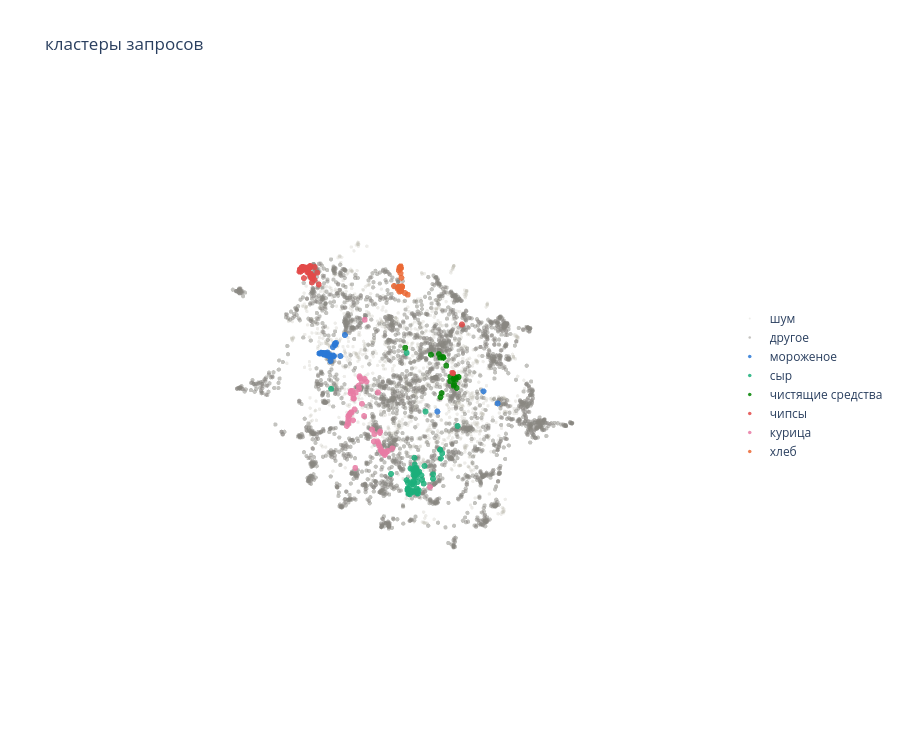

The code cell stored with this chart in its notebook:
### Markdown cell above
нужно перед этим еще просто спроецировать эмбеддинги

### Code cell
import plotly.graph_objects as go
import numpy as np

viz_reducer_3d = umap.UMAP(n_components=3, metric='cosine', random_state=228)
X_viz_3d = viz_reducer_3d.fit_transform(e5_embeddings)

queries_arr = np.array(queries)

palette = ['#2a78d6', '#1baf7a', '#eda100', '#008300',
           '#4a3aa7', '#e34948', '#e87ba4', '#eb6834']

named_clusters = {
    5: 'мороженое',
    12: 'сыр',
    120: 'иностранные запросы',
    25: 'чистящие средства',
    71: 'шоколад',
    3: 'чипсы',
    23: 'курица',
    26: 'хлеб',
}
top_clusters = list(named_clusters.keys())

fig = go.Figure()

noise_mask = clustered_e5 == -1
fig.add_trace(go.Scatter3d(
    x=X_viz_3d[noise_mask, 0], y=X_viz_3d[noise_mask, 1], z=X_viz_3d[noise_mask, 2],
    mode='markers', marker=dict(size=2, color='#c3c2b7', opacity=0.3),
    text=queries_arr[noise_mask], hovertemplate='%{text}<extra></extra>',
    name='шум'
))

other_mask = ~noise_mask & ~np.isin(clustered_e5, top_clusters)
if other_mask.any():
    fig.add_trace(go.Scatter3d(
        x=X_viz_3d[other_mask, 0], y=X_viz_3d[other_mask, 1], z=X_viz_3d[other_mask, 2],
        mode='markers', marker=dict(size=2.5, color='#898781', opacity=0.5),
        text=queries_arr[other_mask], hovertemplate='%{text}<extra></extra>',
        name='другое'
    ))

for color, c in zip(palette, top_clusters):
    mask = clustered_e5 == c
    fig.add_trace(go.Scatter3d(
        x=X_viz_3d[mask, 0], y=X_viz_3d[mask, 1], z=X_viz_3d[mask, 2],
        mode='markers', marker=dict(size=3.5, color=color, opacity=0.85),
        text=queries_arr[mask], hovertemplate='%{text}<extra></extra>',
        name=named_clusters[c]
    ))

fig.update_layout(
    title='кластеры запросов',
    scene=dict(xaxis_visible=False, yaxis_visible=False, zaxis_visible=False),
    width=900, height=750,
    legend=dict(x=1.02, y=0.5)
)
fig.show()

### Figure 1 — Plotly figure (JSON) as saved in the notebook; plotly's stock layout.template omitted (floating-point values rounded to 4 significant figures; data arrays with more than 128 entries replaced by an {"elided": "..."} marker saying what was removed)
{"data": [{"hovertemplate": "%{text}<extra></extra>", "marker": {"color": "#c3c2b7", "opacity": 0.3, "size": 2}, "mode": "markers", "name": "шум", "text": {"elided": "1320 str values"}, "type": "scatter3d", "x": {"elided": "1320 float values"}, "y": {"elided": "1320 float values"}, "z": {"elided": "1320 float values"}}, {"hovertemplate": "%{text}<extra></extra>", "marker": {"color": "#898781", "opacity": 0.5, "size": 2.5}, "mode": "markers", "name": "другое", "text": {"elided": "3036 str values"}, "type": "scatter3d", "x": {"elided": "3036 float values"}, "y": {"elided": "3036 float values"}, "z": {"elided": "3036 float values"}}, {"hovertemplate": "%{text}<extra></extra>", "marker": {"color": "#2a78d6", "opacity": 0.85, "size": 3.5}, "mode": "markers", "name": "мороженое", "text": ["  чай", "бизнес лан", "для чая", "из шри ланки", "каша в пакетиках", "крупнолистовой чай черный", "холодный зеленый чай lipton", "холодный чай lipton", "ци", "чай ", "чай ahmad", "чай be", "чай tess", "чай tess пакетики", "чай ахмад бер", "чай ахмад листовой", "чай в пакет", "чай в пакетиках микс", "чай в пакетиках с ягодами", "чай вк", "чай зеленый в пакетиках", "чай листовой", "чай листовойй", "чай с чабрецом", "чай святой", "чай трюфель", "чай черный", "чай черный tea", "чай черный листовой", "чай черный с чабрецом", "чай черный цейлон", "чай черныйtees", "чай шри-ланка", "чайкрасный", "чайник с режим", "чайник эле", "чайные набор", "черный чай ", "черный чай cu"], "type": "scatter3d", "x": [0.7971, -0.6989, 0.7895, -0.8393, 0.3246, 0.8768, 0.6795, 0.727, 1.375, 0.8021, 0.7353, 0.7991, 0.7741, 0.5848, 0.7698, 0.7873, 0.6277, 0.5593, 0.5625, 0.8054, 0.5404, 0.8099, 0.807, 0.7982, 0.8005, 0.8163, 0.8835, 0.9069, 0.8607, 0.8946, 0.8817, 0.8747, 0.789, 0.8575, 0.7157, 0.661, 0.7856, 0.9423, 0.9287], "y": [6.712, 10.19, 6.763, 10.5, 6.77, 6.564, 6.723, 6.654, 10.67, 6.71, 6.783, 6.706, 6.69, 6.7, 6.785, 6.653, 6.671, 6.669, 6.663, 6.645, 6.685, 6.62, 6.584, 6.637, 6.633, 6.629, 6.597, 6.55, 6.564, 6.546, 6.552, 6.571, 6.657, 6.61, 6.801, 6.969, 6.742, 6.538, 6.54], "z": [1.012, 0.9656, 1.006, 0.7232, 1.386, 1.028, 0.92, 0.9463, 1.79, 0.9837, 1.009, 0.981, 0.9963, 1.188, 0.9826, 0.9727, 1.141, 1.206, 1.191, 1.024, 1.224, 0.9707, 1.018, 1.001, 1.006, 0.9991, 1.056, 1.042, 1.007, 1.047, 1.034, 1.037, 1.051, 1.004, 0.9873, 1.038, 0.8516, 1.047, 1.031]}, {"hovertemplate": "%{text}<extra></extra>", "marker": {"color": "#1baf7a", "opacity": 0.85, "size": 3.5}, "mode": "markers", "name": "сыр", "text": ["acqua", "tassay вода", "безалкогольное вино красное сухое", "вино безалкогольное", "вода  ", "вода  л", "вода s", "вода без приправа", "вода без са", "вода г", "вода газ", "вода газ холодная", "вода газир", "вода газированная", "вода газированпч", "вода газировка", "вода дет", "вода детская агуша", "вода детский  л", "вода лес", "вода лечебная", "вода лечебная столовая", "вода литр", "вода нега", "вода негазированная", "вода нежская", "вода псыж", "вода с", "вода с газом", "вода с магием", "вода с соком", "вода сенежская", "вода со вкусом", "вода ш", "вода шишкин", "вода шишкин лес", "водаьгаз", "вязанка гостовский", "гадированя", "газ", "гази", "газиро", "газиров", "газированная вода", "газированные напитки  ", "газировка", "газировка низ", "газировка с вишней", "газовая пьеза", "гидроге", "грузинские напитки", "дед ваня", "дожди", "из грузии напиток zandukeli с газом   л", "летакая вода", "напитки pepper", "напитки без сахара газировка", "перекись водорода", "питьевая газированная", "с газом", "с кислородом", "сладкую воду", "смак га", "сок не газированный", "электронная с"], "type": "scatter3d", "x": [0.6371, 0.6126, -0.05949, -0.06233, 0.6253, 0.5554, 0.6502, 0.5541, 0.4189, 0.7343, 0.7758, 0.7933, 0.8883, 0.819, 0.8048, 0.9162, 0.6306, 0.5667, 0.5857, 0.7246, 0.6823, 0.6646, 0.6036, 0.6702, 0.7545, 0.675, 0.7196, 0.6681, 0.7956, 0.631, 1.118, 0.6072, 0.703, 0.6704, 0.6955, 0.6918, 0.7748, 1.203, 0.8788, 0.9919, 0.9657, 1.02, 1.001, 0.8083, 0.5867, 1.045, 1.042, 1.18, 0.9627, 0.3878, 0.3311, 0.2661, 0.6576, 0.3838, 0.62, -0.06651, -0.04041, 1.578, 0.7525, 1.018, 0.9777, 0.7345, 0.7925, 0.6599, 0.6365], "y": [9.437, 9.399, 9.561, 9.624, 9.454, 9.478, 9.454, 9.545, 9.514, 9.487, 9.504, 9.495, 9.587, 9.667, 9.654, 9.621, 9.419, 9.326, 9.404, 9.491, 9.45, 9.509, 9.473, 9.471, 9.608, 9.507, 9.416, 9.458, 9.543, 9.36, 9.115, 9.617, 9.43, 9.472, 9.489, 9.481, 9.523, 9.809, 9.635, 9.54, 9.523, 9.604, 9.611, 9.684, 9.657, 9.604, 9.616, 9.762, 9.505, 9.47, 9.712, 10.3, 9.139, 9.761, 9.445, 9.552, 9.609, 7.703, 9.656, 9.542, 9.48, 9.37, 9.34, 9.531, 9.406], "z": [-0.9167, -0.9979, -0.7089, -0.7839, -0.9755, -1.059, -0.9348, -1.124, -0.9473, -1.015, -1.191, -1.287, -1.369, -1.431, -1.416, -1.364, -0.9332, -0.7191, -0.9674, -1.088, -0.9431, -1.011, -1.066, -1.094, -1.381, -1.129, -0.921, -0.9492, -1.271, -1.076, -0.9988, -1.191, -1.099, -1.011, -0.965, -1.024, -1.213, -0.7522, -1.355, -1.323, -1.301, -1.365, -1.385, -1.445, -1.297, -1.332, -1.303, -0.9591, -1.292, 0.6021, -1.134, 0.597, 2.105, -1.208, -0.9651, -0.7273, -0.9404, 0.9272, -1.394, -1.275, -1.047, -0.9182, -1.34, -1.281, -0.8326]}, {"hovertemplate": "%{text}<extra></extra>", "marker": {"color": "#eda100", "opacity": 0.85, "size": 3.5}, "mode": "markers", "name": "иностранные запросы", "text": [], "type": "scatter3d", "x": [], "y": [], "z": []}, {"hovertemplate": "%{text}<extra></extra>", "marker": {"color": "#008300", "opacity": 0.85, "size": 3.5}, "mode": "markers", "name": "чистящие средства", "text": ["marshmallow", "маракунс", "марк", "марм", "марме", "мармед", "мармелад", "мармелад кола", "марта", "мартоделл", "маршем", "маршемелоу", "маршиеллоую", "маршмкллов", "маршмлол", "млроженн", "млцарел", "ммармелад", "мотрадел", "руку"], "type": "scatter3d", "x": [-0.4475, 0.1756, -0.1494, -0.3092, -0.2976, -0.3782, -0.4097, -0.4882, -0.3044, -0.431, -0.3298, -0.4516, -0.396, -0.4411, -0.4599, -0.2113, -0.2802, -0.4265, -0.3454, -0.1804], "y": [9.563, 8.624, 9.096, 9.319, 9.321, 9.484, 9.572, 9.598, 9.23, 9.543, 9.394, 9.589, 9.71, 9.544, 9.578, 9.366, 9.339, 9.569, 9.515, 9.296], "z": [1.159, 1.788, 1.674, 1.624, 1.654, 1.172, 0.9515, 0.8627, 1.588, 1.111, 1.444, 1.161, 1.262, 1.146, 1.094, 0.6326, 0.6954, 0.9737, 1.078, 1.765]}, {"hovertemplate": "%{text}<extra></extra>", "marker": {"color": "#4a3aa7", "opacity": 0.85, "size": 3.5}, "mode": "markers", "name": "шоколад", "text": [], "type": "scatter3d", "x": [], "y": [], "z": []}, {"hovertemplate": "%{text}<extra></extra>", "marker": {"color": "#e34948", "opacity": 0.85, "size": 3.5}, "mode": "markers", "name": "чипсы", "text": ["jardin кофе молотый", "splat биокальций", "в капсулах verle", "в капсулах для dolce", "в капсулах дольче густо", "для стирки белья капсулы", "дрип кофе", "зерна", "зерновая чиаб", "имунеле кофе", "какао капсул", "капли avizor", "капсула кофе", "капсулы nespresso original", "капсулы для посуд", "капсулы для посудомойки", "капсулы для стирок", "капсулы до посуда", "капсулы кофейный", "капсулы посудомоечная", "капсулы посудомой", "капсулы посудомойка", "капсулыдоя", "кефир обезжиренный", "кефир обезжиреный", "кофе", "кофе l", "кофе lbrc", "кофе poetti", "кофе verlé", "кофе арабик", "кофе в", "кофе в жрип", "кофе в зернах", "кофе в зернахкг", "кофе в стриппакетах", "кофе верле", "кофе дрип", "кофе зер", "кофе зерно", "кофе зерновой", "кофе капсул", "кофе капсульный", "кофе карамел", "кофе могарх", "кофе молот", "кофе молотое", "кофе молотый", "кофе молотый для турки", "кофе монарх", "кофе монарх gold", "кофе расиворимый", "кофе раствоо", "кофе растворимое эгоист", "кофе растворимый", "кофе растворимый в пакетиках", "кофе с карамель", "кофе черное пакет", "кофейные трипы", "кофейный растворимый", "крем кофе", "молоко кофе", "порошок капсулы", "растворимый кофе", "растворимый кофейный напиток monarch раф со вк", "тривадном кофе", "фильтр кофе"], "type": "scatter3d", "x": [0.4272, -1.381, 0.5972, 0.7092, 0.7058, 0.9495, 0.4974, 0.272, 0.2451, 0.4152, 0.6028, 0.6058, 0.4983, 0.6536, 0.7917, 0.8337, 0.8819, 0.7816, 0.6256, 0.8237, 0.7597, 0.7872, 0.7048, 1.126, 1.115, 0.4231, 0.434, 0.4002, 0.4247, 0.4643, 0.4671, 0.4176, 0.474, 0.3417, 0.3234, 0.5472, 0.4615, 0.481, 0.3414, 0.3129, 0.3372, 0.5438, 0.4959, 0.4039, 0.377, 0.4197, 0.4084, 0.4127, 0.3613, 0.4111, 0.3912, 0.4384, 0.4612, 0.4758, 0.4456, 0.5118, 0.3807, 0.5599, 0.5014, 0.4794, 0.4336, 0.3932, 0.842, 0.4731, 0.4369, 0.4937, 0.4367], "y": [5.493, 8.913, 5.992, 6.19, 6.169, 6.582, 5.575, 5.822, 5.7, 5.661, 6.043, 6.087, 5.778, 6.125, 6.288, 6.292, 6.389, 6.28, 6.026, 6.294, 6.272, 6.307, 6.405, 10.78, 10.79, 5.601, 5.583, 5.596, 5.614, 5.656, 5.58, 5.624, 5.581, 5.635, 5.633, 5.546, 5.666, 5.567, 5.636, 5.63, 5.619, 5.862, 5.737, 5.737, 5.478, 5.494, 5.52, 5.513, 5.455, 5.499, 5.507, 5.463, 5.483, 5.451, 5.442, 5.454, 5.766, 5.673, 5.538, 5.428, 5.641, 5.57, 6.345, 5.444, 5.424, 5.548, 5.584], "z": [2.716, 1.855, 2.779, 2.828, 2.824, 2.985, 2.792, 2.66, 2.755, 2.715, 2.713, 2.78, 2.746, 2.775, 2.867, 2.932, 2.933, 2.854, 2.748, 2.922, 2.847, 2.874, 2.719, 2.621, 2.611, 2.744, 2.762, 2.723, 2.76, 2.785, 2.787, 2.748, 2.783, 2.748, 2.758, 2.683, 2.792, 2.793, 2.782, 2.782, 2.747, 2.751, 2.723, 2.65, 2.691, 2.671, 2.697, 2.692, 2.659, 2.678, 2.679, 2.728, 2.729, 2.686, 2.684, 2.643, 2.599, 2.568, 2.771, 2.679, 2.732, 2.7, 2.796, 2.696, 2.655, 2.787, 2.773]}, {"hovertemplate": "%{text}<extra></extra>", "marker": {"color": "#e87ba4", "opacity": 0.85, "size": 3.5}, "mode": "markers", "name": "курица", "text": ["mr pepper", "peptides", "s pel", "апель", "в палермо", "губка меламиновая", "гурмэ перл", "меланиновы", "меллер", "микро пельмешки", "памидоры", "пампеесы", "памперсы ", "пасхальный агнец", "пелемени", "пель", "пельипни", "пельм", "пельме", "пельмени", "пельмени black angus", "пельмени готов", "пельмени микро де", "пельмени мини", "пельмени рефрен", "пельмени с индейка", "пельмени село", "пельмени штучка", "пемоьюкс", "пепперони", "пепси", "перг", "пергамент", "пергма", "перепелийн", "перепили", "перловая крупа", "перловка от", "пильмен", "польское пе", "помадв", "поми", "помид", "помидлрры", "помидо", "помидор", "помидорки черри", "помидоры", "помидоры cher", "помидоры азербайджанский", "помидоры фламенко", "приправа для пельмен"], "type": "scatter3d", "x": [1.697, 1.734, 1.676, 1.756, 1.52, 0.5268, 1.843, 0.7699, 1.403, 1.714, 2.105, 2.034, 2.036, 1.796, 1.856, 1.807, 1.958, 1.847, 1.865, 1.897, 1.875, 1.918, 1.739, 1.864, 1.908, 1.913, 1.883, 1.85, 1.965, 1.964, 1.872, 1.902, 1.922, 1.924, 1.866, 1.905, 1.968, 1.997, 1.875, 1.693, 2.058, 2.131, 2.163, 2.099, 2.151, 2.162, 2.077, 2.131, 2.157, 2.152, 2.136, 1.831], "y": [9.02, 9.008, 9.361, 8.608, 9.164, 7.72, 9.31, 10.02, 9.086, 9.641, 8.97, 8.906, 8.915, 9.303, 9.506, 9.334, 9.083, 9.475, 9.528, 9.623, 9.597, 9.742, 9.616, 9.623, 9.688, 9.756, 9.619, 9.686, 8.922, 9.08, 9.077, 8.912, 8.835, 8.857, 9.023, 9.052, 9.165, 8.939, 9.579, 8.907, 9.035, 8.972, 8.948, 8.988, 8.981, 8.979, 8.991, 8.918, 8.924, 8.872, 8.893, 9.894], "z": [1.83, 1.91, 0.6798, -0.7318, 1.546, 2.267, 0.8363, -1.038, 0.4026, 0.3779, 1.243, 1.654, 1.714, 0.4856, 0.5945, 0.7076, 1.815, 0.6162, 0.5593, 0.5016, 0.4623, 0.4875, 0.3407, 0.4426, 0.4751, 0.4603, 0.4853, 0.4593, 1.497, 1.896, 1.957, 1.606, 1.623, 1.545, 2.004, 2.077, 1.493, 1.527, 0.5226, 0.8868, 1.329, 1.227, 1.163, 1.25, 1.207, 1.215, 1.034, 1.058, 0.9436, 0.8594, 0.968, 0.671]}, {"hovertemplate": "%{text}<extra></extra>", "marker": {"color": "#eb6834", "opacity": 0.85, "size": 3.5}, "mode": "markers", "name": "хлеб", "text": ["брюки мужские", "варежки женские", "духи", "духи женские", "духи женские дол", "духи флора", "женские серьги", "кроссовка беговые", "кроссовки geox", "кроссовки мужские ", "кроссовки мужские nike", "мужские чантиперспе", "мужской шляпа", "набор мужских трусов", "носки мужское", "ночные трусы женские", "одежда мужская трусы", "парфюмерия женская", "парфюмерная byredo", "трусы", "трусы женские", "футболка мужская", "шорты женские do"], "type": "scatter3d", "x": [1.022, 1.076, 0.777, 0.9711, 0.9684, 0.9297, 1.065, 1.026, 1.04, 1.028, 1.037, 1.039, 1.043, 1.051, 1.032, 1.055, 1.063, 1.008, 0.966, 1.097, 1.074, 1.051, 0.9928], "y": [9.302, 9.389, 9.27, 9.214, 9.222, 9.156, 9.332, 9.323, 9.319, 9.334, 9.325, 9.318, 9.314, 9.343, 9.319, 9.396, 9.38, 9.128, 9.193, 9.507, 9.402, 9.298, 9.312], "z": [4.195, 3.786, 3.555, 3.773, 3.777, 3.688, 3.75, 4.257, 4.245, 4.222, 4.247, 4.22, 4.24, 4.131, 4.211, 3.874, 4.055, 3.773, 3.75, 3.797, 3.892, 4.177, 3.79]}], "layout": {"height": 750, "legend": {"x": 1.02, "y": 0.5}, "scene": {"xaxis": {"visible": false}, "yaxis": {"visible": false}, "zaxis": {"visible": false}}, "title": {"text": "кластеры запросов"}, "width": 900}}
